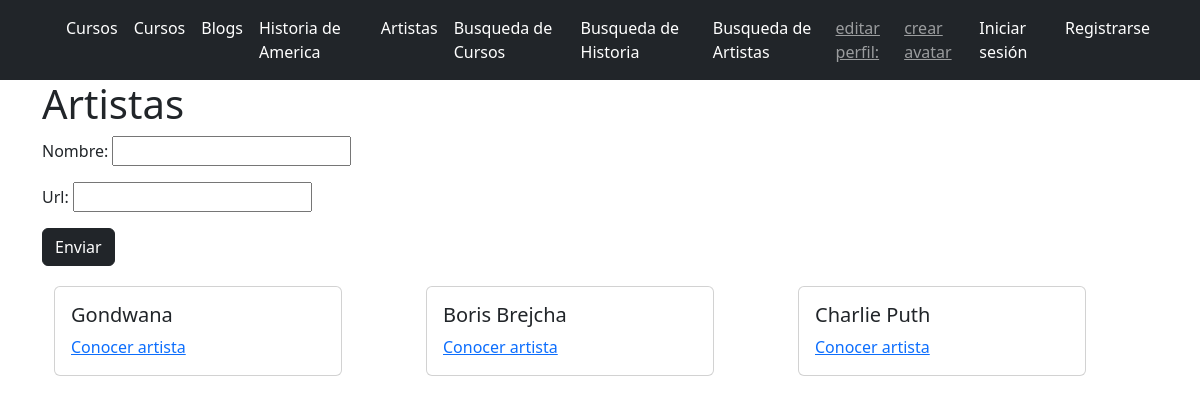
Before: /artista/ with the older database file.
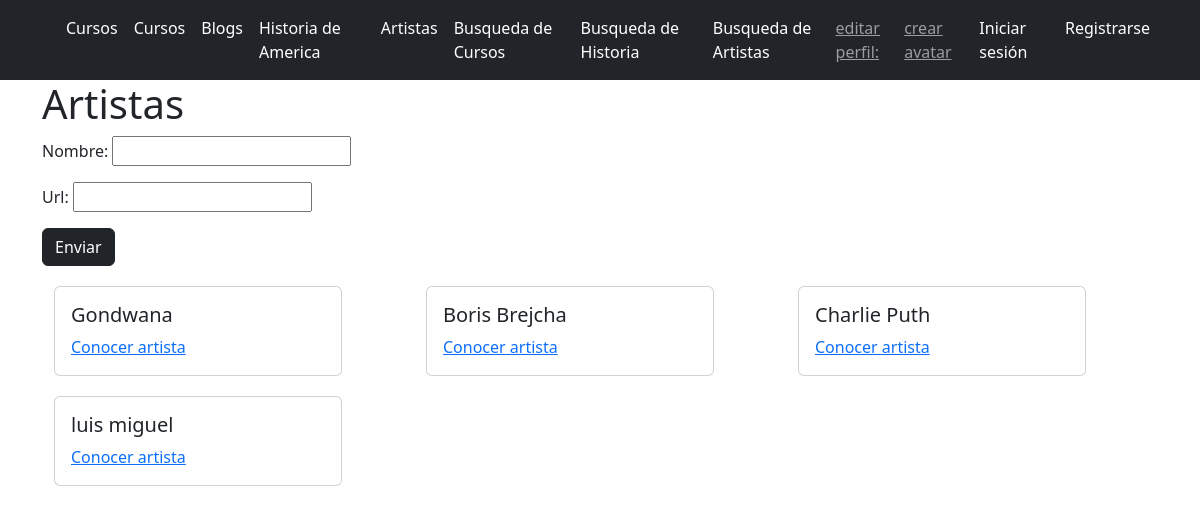
After: the same page with the newer database file.
### core/models.py (models this page shows, shortened)
class Artista(models.Model):
    nombre = models.CharField(max_length=40)
    url = models.URLField(null=True)

### core/views.py (the view)
# urls.py: path("artista/", views.artistaFormulario, name="artista"),
def artistaFormulario(request):
    artistas = Artista.objects.all()
    if request.method == "POST":
        formularioArtista = ArtistaFormulario(request.POST)
        print(formularioArtista)
        if formularioArtista.is_valid():
            informacion3 = formularioArtista.cleaned_data
            artista = Artista(nombre=informacion3["nombre"], url=informacion3["url"])
            artista.save()
    else:
        formularioArtista = ArtistaFormulario()
    return render(
        request,
        "core/artista.html",
        {"formularioArtista": formularioArtista, "artistas": artistas},
    )

### core/forms.py
class ArtistaFormulario(forms.Form):
    nombre = forms.CharField(max_length=40)
    url = forms.URLField()

### core/templates/core/artista.html (shortened to what this page needs)
{% extends 'core/base.html' %}
{% block content %}
    <div class="container">
            <h1>Artistas</h1>
            <form method="POST">
                {{formularioArtista.as_p}}
                <button type="submit" class="btn btn-dark">Enviar</button>
              </form>
              <div class="container">
                <div class="row">
                  {% for artista in artistas %}
                    <div class="col-md-4">
                            <div class="card" style="width: 18rem;">
                              <div class="card-body">
                                <h5 class="card-title">{{artista.nombre}}</h5>
                                <a href="{{artista.url}}" class="card-link">Conocer artista</a>
                            </div>
                        </div>
                      </div>
                      {% endfor %}
   {% endblock %}

### core/templates/core/base.html (shortened to what this page needs)
<!DOCTYPE html>
<html lang="en">
<head>
  {% load static %}
    <link rel="stylesheet" href="{% static 'core/css/bootstrap.min.css' %}">
    <link rel="stylesheet" href="{% static 'core/css/style.css' %}">
</head>
<body>
    <nav class="navbar navbar-expand-lg bg-dark" data-bs-theme="dark">
        <div class="container">
          <div class="collapse navbar-collapse" id="navbarNav">
            <ul class="navbar-nav mx-auto ">
              <li class="nav-item">
                <a class="nav-link active" aria-current="page" href="{% url 'curso' %}">Cursos</a>
              </li>
              <li class="nav-item">
                <a class="nav-link active" aria-current="page" href="{% url 'crear_blog' %}">Cursos</a>
              </li>
              <li class="nav-item">
                <a class="nav-link active" aria-current="page" href="{% url 'blogs' %}">Blogs</a>
              </li>
              <li class="nav-item">
                <a class="nav-link active" aria-current="page" href="{% url 'historia' %}">Historia de America</a>
              </li>
              <li class="nav-item">
                <a class="nav-link active" aria-current="page" href="{% url 'artista' %}">Artistas</a>
              </li>
              <li class="nav-item">
                <a class="nav-link active" aria-current="page" href="{% url 'busquedaCurso' %}">Busqueda de Cursos</a>
              </li>
              <li class="nav-item">
                <a class="nav-link active" href="{% url 'busqueda_historia' %}">Busqueda de Historia</a>
              </li>
              <li class="nav-item">
                <a class="nav-link active" aria-current="page" href="{% url 'busqueda_artista' %}">Busqueda de Artistas</a>
              </li>
              <a class="navbar-text" href="{% url 'editar_perfil' %}">editar perfil: {{ user.username }}</a>
              <a class="navbar-text" href="{% url 'crear_avatar' %}">crear avatar</a>
              {% if user.is_authenticated %}
              <li><a class="nav-link active" aria-current="page" href="{% url 'logout' %}">Cerrar sesión</a></li>
          {% else %}
              <li><a class="nav-link active" aria-current="page" href="{% url 'login' %}">Iniciar sesión</a></li>
              <li><a class="nav-link active" aria-current="page" href="{% url 'registro' %}">Registrarse</a></li>
          {% endif %}
            </ul>
          </div>
        </div>
      </nav>
    {% block content %}
    {% endblock %}
</body>
</html>

### core/static/core/css/style.css (style rules this page uses)
.card { margin-top: 20px; }
.nav-item { color: brown; }

Changed rows visible on the page:
added Artista: nombre "luis miguel"
